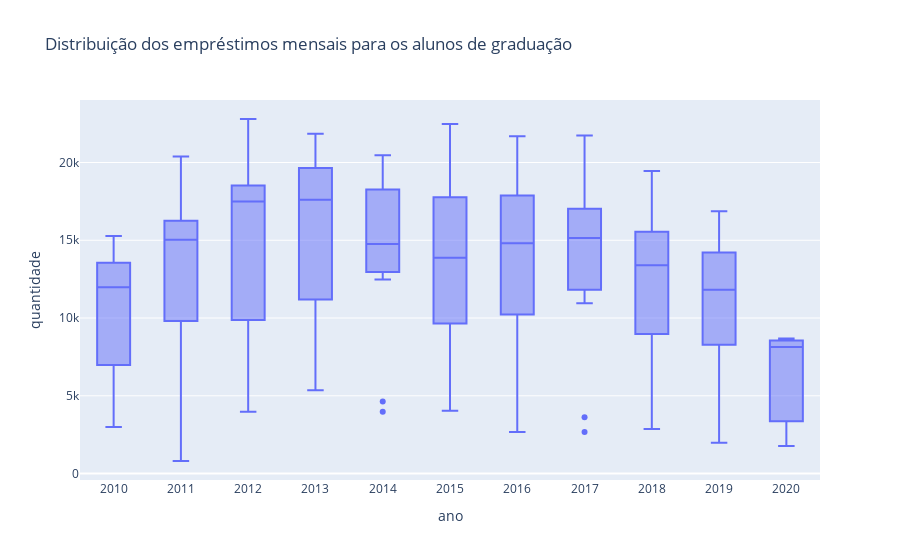

Here is the notebook cell this chart was saved with:
### Code cell
# Visualização do gráfico dos dados

fig = px.box(
    empr_por_ano_grad,
    x='ano',
    y='quantidade',
    title='Distribuição dos empréstimos mensais para os alunos de graduação'
)

fig.show()

### Figure 1 — Plotly figure (JSON) as saved in the notebook; plotly's stock layout.template omitted (floating-point values rounded to 4 significant figures)
{"data": [{"alignmentgroup": "True", "hovertemplate": "ano=%{x}<br>quantidade=%{y}<extra></extra>", "legendgroup": "", "marker": {"color": "#636efa"}, "name": "", "notched": false, "offsetgroup": "", "orientation": "v", "showlegend": false, "type": "box", "x": ["2010", "2010", "2010", "2010", "2010", "2010", "2010", "2010", "2010", "2010", "2010", "2010", "2011", "2011", "2011", "2011", "2011", "2011", "2011", "2011", "2011", "2011", "2011", "2011", "2012", "2012", "2012", "2012", "2012", "2012", "2012", "2012", "2012", "2012", "2012", "2012", "2013", "2013", "2013", "2013", "2013", "2013", "2013", "2013", "2013", "2013", "2013", "2013", "2014", "2014", "2014", "2014", "2014", "2014", "2014", "2014", "2014", "2014", "2014", "2014", "2015", "2015", "2015", "2015", "2015", "2015", "2015", "2015", "2015", "2015", "2015", "2015", "2016", "2016", "2016", "2016", "2016", "2016", "2016", "2016", "2016", "2016", "2016", "2016", "2017", "2017", "2017", "2017", "2017", "2017", "2017", "2017", "2017", "2017", "2017", "2017", "2018", "2018", "2018", "2018", "2018", "2018", "2018", "2018", "2018", "2018", "2018", "2018", "2019", "2019", "2019", "2019", "2019", "2019", "2019", "2019", "2019", "2019", "2019", "2019", "2020", "2020", "2020"], "x0": " ", "xaxis": "x", "y": [2996, 7769, 15275, 12430, 12164, 9761, 4776, 14672, 14763, 12283, 11791, 6180, 809, 10454, 16128, 14718, 16386, 13528, 6003, 20393, 19309, 15648, 15363, 9164, 4987, 17310, 22797, 19202, 17951, 11194, 3972, 18898, 17663, 18135, 16688, 8540, 5353, 21356, 20037, 21853, 18310, 10571, 11816, 19257, 19189, 16893, 15162, 6018, 12476, 20460, 15746, 14613, 13445, 4635, 14923, 19452, 19674, 17089, 13690, 3971, 4032, 21435, 22483, 18469, 17078, 8798, 10499, 15508, 12120, 13886, 13855, 4652, 2670, 15628, 21692, 15850, 17629, 12671, 10441, 20746, 18144, 13990, 10016, 4326, 2671, 15641, 21735, 15861, 17633, 12677, 10951, 21031, 16410, 14641, 12721, 3624, 2868, 13100, 18120, 16402, 14689, 11512, 6436, 19452, 13836, 13687, 11599, 3919, 2276, 16865, 15092, 13523, 12469, 7764, 10081, 14914, 12688, 11169, 8807, 1980, 1781, 8138, 8685], "y0": " ", "yaxis": "y"}], "layout": {"boxmode": "group", "legend": {"tracegroupgap": 0}, "title": {"text": "Distribuição dos empréstimos mensais para os alunos de graduação"}, "xaxis": {"anchor": "y", "domain": [0, 1], "title": {"text": "ano"}}, "yaxis": {"anchor": "x", "domain": [0, 1], "title": {"text": "quantidade"}}}}
